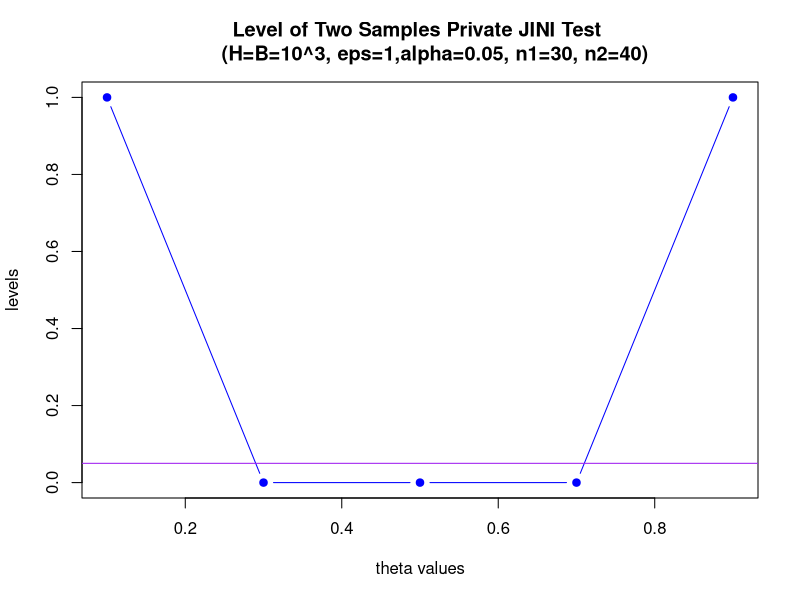

Write R code to recreate this figure.
# Privatize Proportions
get_pi = function(theta, u, w, eps, n){
  mean(u < theta) - 1/(eps*n)*sign(w)*log(1 - 2*abs(w))
}


##### Fiducial Approach to Solve JINI  #########

# Private
JINI_algorithm_Fiducial_Appl <-function(pi0, B, eps, n, seed){
  res = rep(NA, B)
  counter = 0
  
  while (counter < B){
    set.seed(seed*counter)
    Wj = runif(1, -0.5, 0.5)
    pi_j_star = pi0 - 1/(eps*n)*sign(Wj)*log(1 - 2*abs(Wj))
    
    if (pi_j_star < 1 & pi_j_star > 0){
      counter = counter + 1
      thetaj = rbeta(1, n*pi_j_star+0.5, n*(1-pi_j_star)+0.5, ncp = 0)
      res[counter] = thetaj
    }else if(pi_j_star >= 1){
      counter = counter + 1
      res[counter] = 1
    }else {
      counter = counter + 1
      res[counter] = 0
    }
  }
  res
}


# JINI Distribution of beta
jini_logistic_fiducial_Priv = function(pi1, pi2, B, eps, n1, n2, seed){
  set.seed(seed)
  res = rep(NA, B)
  counter = 0
  
  while (counter < B){
    distri_grp1 = JINI_algorithm_Fiducial_Appl(pi0 = pi1, B=B, eps = eps/2, n = n1, seed=seed)
    distri_grp2 = JINI_algorithm_Fiducial_Appl(pi0 = pi2, B=B, eps = eps/2, n = n2, seed=seed)
    
    counter = counter + 1
    res[counter] = log(distri_grp2/(1-distri_grp2)) - log(distri_grp1/(1-distri_grp1)) 
  }
  res
}



# Record the start time
#start_time <- Sys.time()


############ Level Analysis  ####################
#      beta = log(p2/(1-p2)) - log(p1/(1-p1))

# H0: beta = 0      Vs    H1: beta < 0

H = 1
B = 1000
n1 = 30 
n2 = 30 
theta0 = c(0.1, 0.3, 0.5, 0.7, 0.9)
eps = 2
res_PJ2 = matrix(NA, H, length(theta0))

for (j in 1:length(theta0)){
  for (i in 1:H){
    set.seed(i)
    
    # Privatized proportions
    pi1 = get_pi(theta = theta0[j], u = runif(n1), w = runif(1, -0.5, 0.5), eps = eps/2, n = n1)
    pi2 = get_pi(theta = theta0[j], u = runif(n2), w = runif(1, -0.5, 0.5), eps = eps/2, n = n2)
    
    
    # Distribution of beta
    emp_density_PJ = jini_logistic_fiducial_Priv(pi1 = pi1, pi2 = pi2, B = B, eps = eps, n1 = n1, n2 = n2, seed = i + 2*B)
    
    
    # P-values
    res_PJ2[i,j] = (sum(emp_density_PJ < 0)+1)/(B + 1)
    
  }
}


level_res_PJ2 <- apply(res_PJ2 < 0.05, 2, mean, na.rm = TRUE)

# #To run on computer with output
# plot(theta0, level_res_PJ2 , type = "b", pch = 19, col = "blue", xlab = "theta values", ylab = "levels", ylim = c(0, 1), main = "Level of Private Logistic Regression (H=B=10^3, eps=1,alpha=0.05, n1=30, n2=40)")
# abline(h = 0.05, col = "purple")


#To run on HPC
# Plot of level
pdf("level_Private_Logistic_JINI.pdf")  # Save plot as PDF on Auburn HPC
plot(theta0, level_res_PJ2 , type = "b", pch = 19, col = "blue", xlab = "theta values", ylab = "levels", ylim = c(0, 1), main = "Level of Two Samples Private JINI Test 
     (H=B=10^3, eps=1,alpha=0.05, n1=30, n2=40)")
abline(h = 0.05, col = "purple")
dev.off()




# # Record the end time
# end_time <- Sys.time()
# 
# # Calculate the execution time
# execution_time <- end_time - start_time
# print(paste("Execution time:", execution_time))

